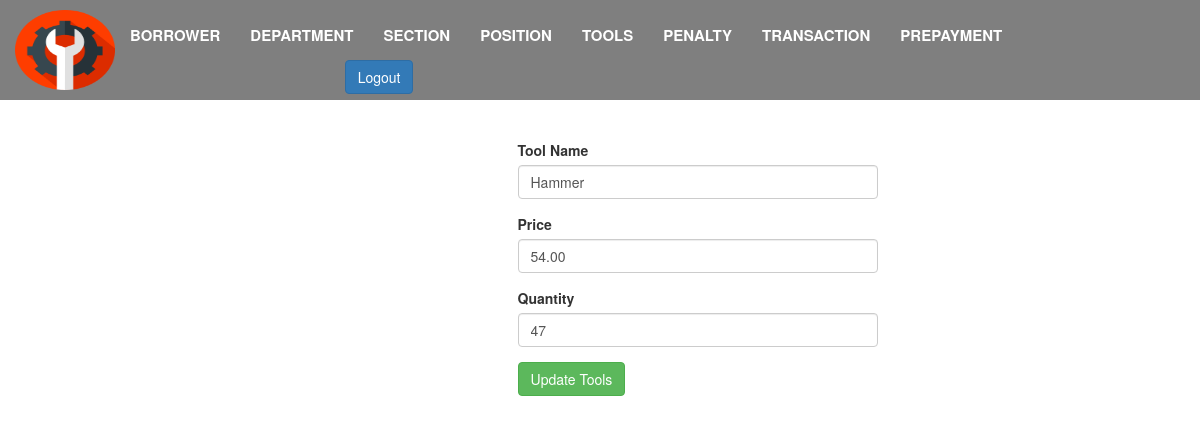
/update_tools.php?id=8, run on the app's committed database.
### tables this page shows
CREATE TABLE `tools` (
  `tool_id` int(11) NOT NULL,
  `tool_name` varchar(50) NOT NULL,
  `price` decimal(6,2) NOT NULL,
  `quantity` int(11) NOT NULL
);

### update_tools.php (the view, shortened to what this page needs)
<?php
	include('include/db_connect.php');
	$tool_id = $_GET['id'];
	$get_tools = mysqli_query($conn, "SELECT * FROM `tools` where tool_id = '$tool_id'");
    $row = mysqli_fetch_array($get_tools);
?>
<!DOCTYPE html>
<html lang="en">
<head>
        <link rel="stylesheet" href="bootstrap-3.3.7/css/bootstrap.min.css">
        <link href="bootstrap-3.3.7/css/mystyle.css"  type="text/css" rel="stylesheet">
</head>
<body>
    <div class="background">
    <nav class="container-fluid">
        <div class="navbar-header">
                <img style="float:left;" alt="Tool System " src="bootstrap-3.3.7/images/8.png" width="100" height="80">
        </div>
    <div class="collapse navbar-collapse" id="bs-example-navbar-collapse-1">
        <ul class="nav navbar-nav">
            <li class=""><a href="borrower.php">Borrower <span class="sr-only">&gt;</span></a></li>
            <li class=""><a href="department.php">Department<span class="sr-only">&gt;</span></a></li>
            <li class=""><a href="section.php">Section<span class="sr-only">&gt;</span></a></li>
            <li class=""><a href="position.php">Position<span class="sr-only">&gt;</span></a></li>
            <li class=""><a href="tools.php">Tools<span class="sr-only">&gt;</span></a></li>
            <li class=""><a href="penalty.php">Penalty<span class="sr-only">&gt;</span></a></li>
            <li class=""><a href="transaction.php">Transaction<span class="sr-only">&gt;</span></a></li>
            <li class=""><a href="prepayment.php">Prepayment<span class="sr-only">&gt;</span></a></li>
        </ul>
        <a class="btn btn-primary" href="login.php">Logout</a></button>
    </div>
</nav>
</div>
<br><br><br><br><br><br><br>
		<div class="container-fluid">
			<form action="?id=<?php echo $_GET['id']; ?>" method="post" enctype="multipart/form-data">
			<div style="text-align:center" class="col-sm-3 col-sm-offset-2">
			</div>
			<div class="col-sm-4">
				<div class="form-group">
					<label for="tool-name">Tool Name</label>
					<input type="text" class="form-control text-field" id="tname" value="<?php echo $row[1] ?>" name="tool_name"  autofocus required>
				</div>
				<div class="form-group">
					<label for="price">Price</label>
					<input type="text" class="form-control text-field"id="price" value="<?php echo $row[2] ?>"  name="price" placeholder="₱00.00" autofocus required>
				</div>
				<div class="form-group">
					<label for="quantity">Quantity</label>
					<input type="text" class="form-control text-field"id="quantity" value="<?php echo $row[3] ?>" name="quantity" autofocus required>
				</div>
                 <button type="submit" name="submit" class="btn btn-success btn-block-sm">Update Tools</button>
                </div>
            </div>
</body>

### data on the page
tools: tool_name "Hammer", price "54.00", quantity "47"
